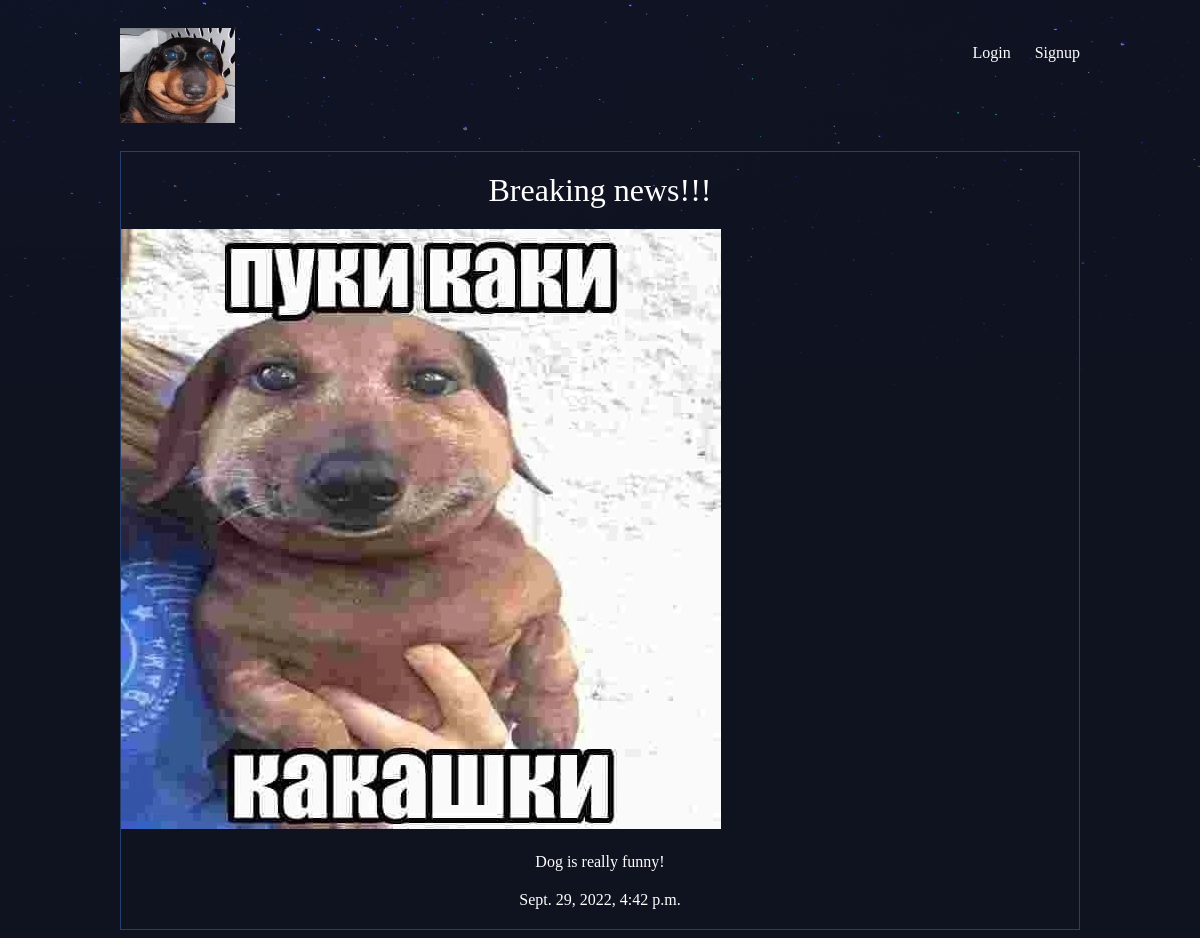
Page /articles/puki/ on the earlier database version.
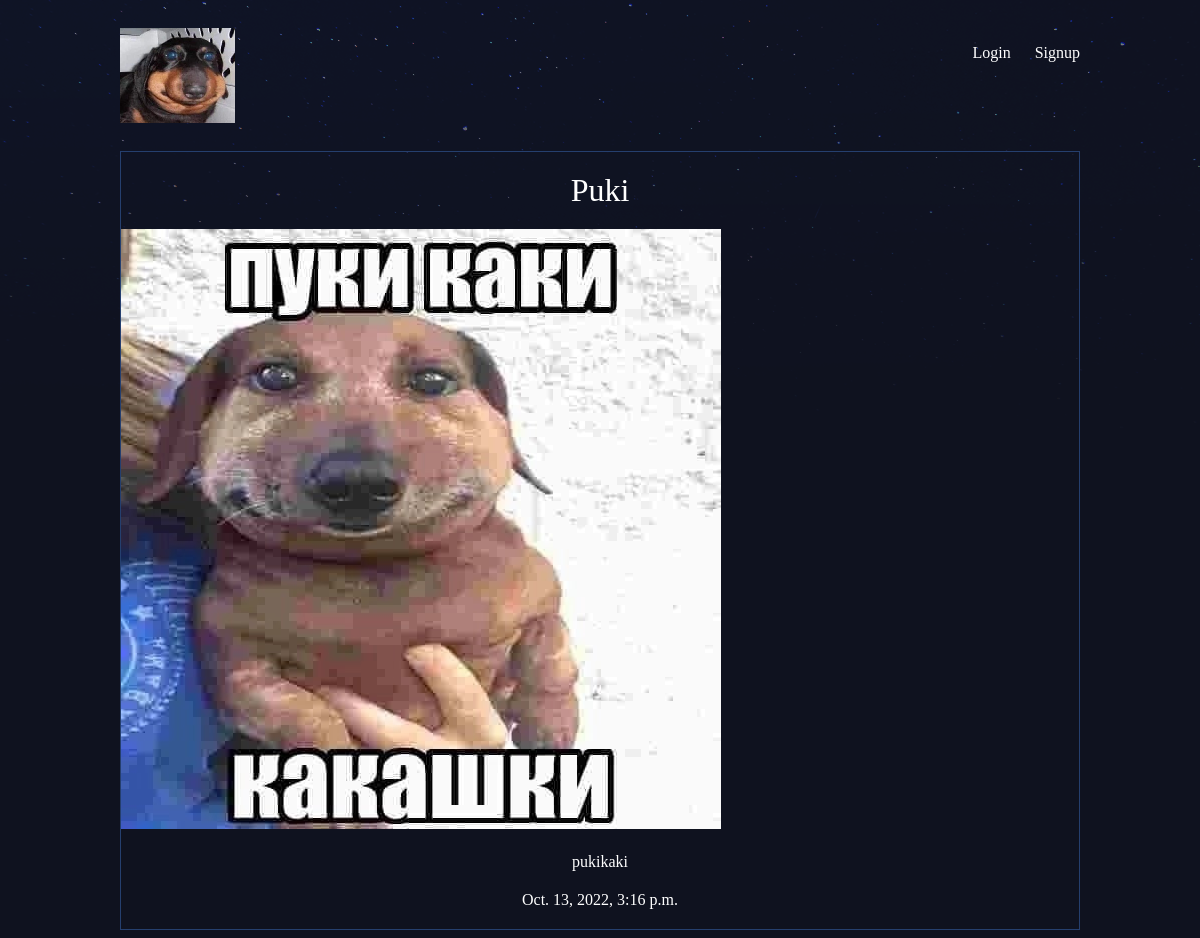
Same page on the later database version.
### articles/models.py (models this page shows, shortened)
class Article(models.Model):
    title = models.CharField(max_length=128)
    slug = models.SlugField()
    body = models.TextField()
    date = models.DateTimeField(auto_now_add=True)
    thumb = models.ImageField(default="default.png",blank=True)
    author  =  models.ForeignKey(User,on_delete=models.CASCADE,default=None)

### articles/views.py (the view)
# urls.py: path('<slug:slug>/', views.article_detail,name = "detail"),
def article_detail(request,slug):
    article = Article.objects.get(slug=slug)
    return render(request,"articles/article_detail.html",{'article':article})

### articles/templates/articles/article_detail.html
{% extends 'base_layout.html' %}
{% block content %}
<div class="article-detail">
    <div class="article">
        <h2>{{ article.title }}</h2>
        <img src = "{{ article.thumb.url }}" />
        <p>{{ article.body }}</p>
        <p>{{ article.date }}</p>
    </div>
</div>
{% endblock %}

### templates/base_layout.html (shortened to what this page needs)
{% load static %}
<!DOCTYPE html>
<html>
    <head>
        <link rel="stylesheet" href="{% static 'styles.css' %}">
    </head>
    <body>
        <header class="wrapper">
            <h1><a href="{% url 'home' %}"><img src="{% static 'logo.png' %}" alt="djangonautic" /></a></h1>
            <nav>
                <ul>
                    {% if user.is_authenticated %}
                    <li>
                        <form class="logout-link" action="{% url 'accounts:logout' %}" method="post">
                            {% csrf_token %}
                            <button type="submit">Logout</button>
                        </form>
                    </li>
                    <li><a href="{% url 'articles:create' %}" class="highlight">New Article</a></li>
                    {% else %}
                    <li><a href="{% url 'accounts:login' %}">Login</a></li>
                    <li><a href="{% url 'accounts:signup' %}">Signup</a></li>
                    {% endif %}
                </ul>
            </nav>
        </header>
        <div class="wrapper">
            {% block content %}
            {% endblock %}
        </div>
    </body>
</html>

### assets/styles.css (style rules this page uses)
body { background-color: #0f121f; background-image: url(/static/stars.png); background-repeat: no-repeat; color: #fff; }
body * { font-family: Ubuntu; }
h1, h2, h3, h4, h5 { font-weight: normal; margin: 0; }
a, a:hover, a:visited { color: #fff; text-decoration: none; }
.wrapper { max-width: 960px; margin: 0 auto; }
header { display: grid; grid-template-columns: 1fr 1fr; padding: 20px 0; }
nav { justify-self: end; }
nav li { display: inline-block; list-style-type: none; margin-left: 20px; }
div.article { padding: 10px; border:1px solid #253f6e; position: relative; padding-bottom: 30px; }
div.article h2 { font-size: 1.2em; }
.article-detail .article { padding:0; }
.article-detail .article img { max-width: 100%; }
.article-detail .article h2 { text-align: center; margin: 20px auto; font-size: 2em; }
.article-detail .article p { text-align: center; margin: 20px auto; }

Differences in the rows shown:
changed Article: title "Breaking news!!!" → "Puki"; body "Dog is really funny!" → "pukikaki"; date "Sept. 29, 2022, 4:42 p.m." → "Oct. 13, 2022, 3:16 p.m."
